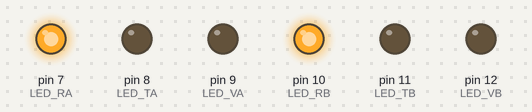
The sketch below on a simulated Arduino Uno, built with avr-gcc and run on an emulated ATmega328P. Shown: output pins drawn as LEDs (lit = HIGH).

Above: at 2.0 s.
At 8.0 s:
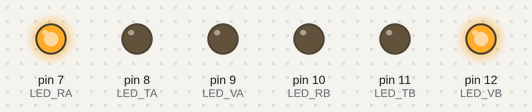
At 13.0 s:
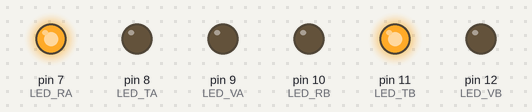
At 20.0 s:
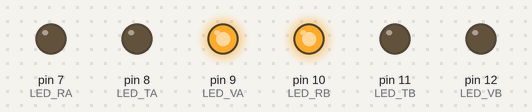
At 25.0 s:
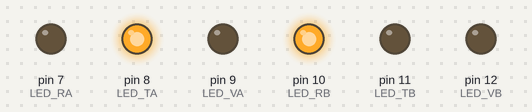
Timing chart, 0 to 33.8 s (numbered marks = the images above):
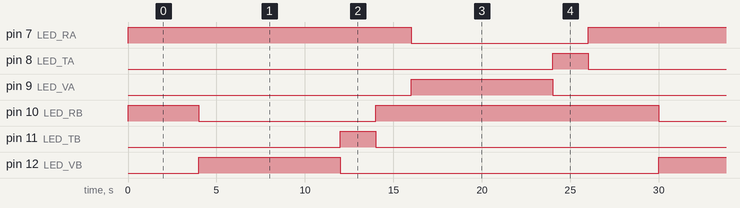

The sketch:

Cru_lla_de_sem_fors.ino
```cpp
/****************************************************************
**                       titulo :                              **
**                       Cruïlla de semàfors                   **
**                                                             **
**    NOM : ABDELLAZIZ AARAB          DATA : 13/03/2017        **
****************************************************************/
//************************ INCUDE *******************************


//*********************** VARIABLES *****************************

int LED_RA=7;
int LED_TA=8;
int LED_VA=9;
int LED_RB=10;
int LED_TB=11;
int LED_VB=12;

//************************* SETUP *******************************

void setup() {               // configura el final de salida
  pinMode(LED_RA, OUTPUT);
  pinMode(LED_TA, OUTPUT);
  pinMode(LED_VA, OUTPUT);
   pinMode(LED_RB, OUTPUT);
  pinMode(LED_TB, OUTPUT);
  pinMode(LED_VB, OUTPUT);

  digitalWrite(LED_RA, LOW);
  digitalWrite(LED_TA, LOW);
  digitalWrite(LED_VA, LOW);
  digitalWrite(LED_RB, LOW);
  digitalWrite(LED_TB, LOW);
  digitalWrite(LED_VB, LOW);
}

//************************* LOOP ********************************

void loop() {                // inicia el bucle del programa
  digitalWrite(LED_RA, HIGH);
  digitalWrite(LED_RB, HIGH);
  delay(4000);
  digitalWrite(LED_RB, LOW);
  digitalWrite(LED_RA, HIGH);
  digitalWrite(LED_VB, HIGH);
  delay(8000);
  digitalWrite(LED_RA, HIGH);
  digitalWrite(LED_TB, HIGH);
  digitalWrite(LED_VB, LOW);
  delay(2000);
  digitalWrite(LED_RA, HIGH);
  digitalWrite(LED_RB, HIGH);
  digitalWrite(LED_TB, LOW);
  delay(2000);
  digitalWrite(LED_RA, LOW);
  digitalWrite(LED_VA, HIGH);
  digitalWrite(LED_RB, HIGH);
  delay(8000);
  digitalWrite(LED_VA, LOW);
  digitalWrite(LED_TA, HIGH);
  digitalWrite(LED_RB, HIGH);
  delay(2000);
  digitalWrite(LED_TA, LOW);
  digitalWrite(LED_RA, HIGH);
  digitalWrite(LED_RB, HIGH);
}
//************************* FUNCIONS ****************************
```

Measured:
- by itself, pin 7 (LED_RA): alternates HIGH for 16.0 s and LOW for 10.0 s
- by itself, pin 8 (LED_TA), pin 11 (LED_TB): alternates HIGH for 2.0 s and LOW for 24.0 s
- by itself, pin 9 (LED_VA), pin 12 (LED_VB): alternates HIGH for 8.0 s and LOW for 18.0 s
- by itself, pin 10 (LED_RB): repeats every 26.0 s: LOW 10.0 s, HIGH 16.0 s
